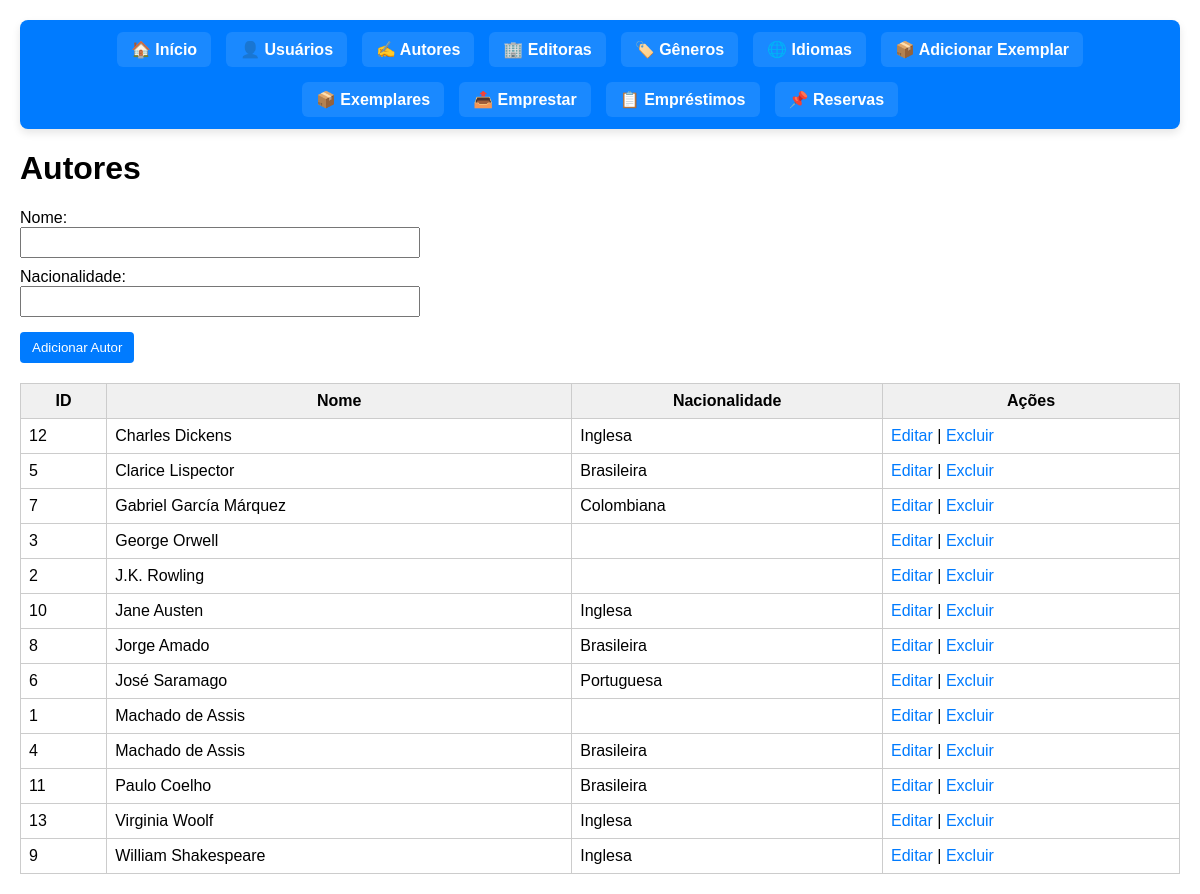
Screenshot of /autores.php with the database file from the repository.
### tables this page shows
CREATE TABLE `autores` (
  `id` int(11) NOT NULL,
  `nome` varchar(100) NOT NULL,
  `nacionalidade` varchar(100) NOT NULL
);

### autores.php (the view, shortened to what this page needs)
<?php
require 'config.php';
$autorEdit = null;
$result = $conn->query("SELECT * FROM autores ORDER BY nome ASC");
?>
<!DOCTYPE html>
<html lang="pt-BR">
<head>
</head>
<body>
    <?php include 'menu.php'; ?>
    <h1>Autores</h1>
    <form method="post" action="autores.php">
        <label>Nome:
            <input type="text" name="nome" required value="<?= htmlspecialchars($autorEdit['nome'] ?? '') ?>">
        </label>
        <label>Nacionalidade:
            <input type="text" name="nacionalidade" value="<?= htmlspecialchars($autorEdit['nacionalidade'] ?? '') ?>">
        </label>
        <button type="submit"><?= $autorEdit ? 'Atualizar' : 'Adicionar' ?> Autor</button>
    </form>
    <?php if ($result && $result->num_rows > 0): ?>
        <table>
            <thead>
                <tr>
                    <th>ID</th>
                    <th>Nome</th>
                    <th>Nacionalidade</th>
                    <th>Ações</th>
                </tr>
            </thead>
            <tbody>
            <?php while ($row = $result->fetch_assoc()): ?>
                <tr>
                    <td><?= $row['id'] ?></td>
                    <td><?= htmlspecialchars($row['nome']) ?></td>
                    <td><?= htmlspecialchars($row['nacionalidade']) ?></td>
                    <td>
                        <a href="autores.php?editar=<?= $row['id'] ?>">Editar</a> |
                        <a href="autores.php?excluir=<?= $row['id'] ?>" onclick="return confirm('Confirma exclusão do autor?')">Excluir</a>
                    </td>
                </tr>
            <?php endwhile; ?>
            </tbody>
        </table>
    <?php else: ?>
        <p>Nenhum autor cadastrado.</p>
    <?php endif; ?>
</body>
</html>

### menu.php (shortened to what this page needs)
<div class="menu">
    <a href="index.php">🏠 Início</a>
    <a href="usuarios.php">👤 Usuários</a>
    <a href="autores.php">✍️ Autores</a>
    <a href="editoras.php">🏢 Editoras</a>
    <a href="generos.php">🏷️ Gêneros</a>
    <a href="idiomas.php">🌐 Idiomas</a>
    <a href="adicionar_exemplar.php">📦 Adicionar Exemplar</a>
    <a href="listar_exemplares.php">📦 Exemplares</a>
    <a href="emprestar.php">📤 Emprestar</a>
    <a href="emprestimos.php">📋 Empréstimos</a>
    <a href="reservas.php">📌 Reservas</a>
</div>

### autores.php (style rules this page uses)
body { font-family: Arial, sans-serif; margin: 20px; }
table { border-collapse: collapse; width: 100%; margin-top: 20px; }
th, td { border: 1px solid #ccc; padding: 8px; }
th { background-color: #f0f0f0; }
form { max-width: 400px; margin-bottom: 20px; }
label { display: block; margin-top: 10px; }
input[type=text] { width: 100%; padding: 6px; box-sizing: border-box; }
button { margin-top: 15px; padding: 8px 12px; background-color: #007bff; color: white; border: none; border-radius: 4px; cursor: pointer; }
a { text-decoration: none; color: #007bff; }

### menu.php (style rules this page uses)
.menu { background-color: #007bff; padding: 12px 20px; display: flex; flex-wrap: wrap; gap: 15px; justify-content: center; border-radius: 8px; margin-bottom: 20px; box-shadow: 0 4px 8px rgba(0,0,0,0.1); }
.menu a { color: #fff; text-decoration: none; font-weight: bold; padding: 8px 14px; border-radius: 6px; transition: background 0.3s ease; background-color: rgba(255,255,255,0.1); }

### rows the page displays
autores: id "12", nome "Charles Dickens", nacionalidade "Inglesa"
autores: id "5", nome "Clarice Lispector", nacionalidade "Brasileira"
autores: id "7", nome "Gabriel García Márquez", nacionalidade "Colombiana"
autores: id "3", nome "George Orwell"
autores: id "2", nome "J.K. Rowling"
autores: id "10", nome "Jane Austen", nacionalidade "Inglesa"
autores: id "8", nome "Jorge Amado", nacionalidade "Brasileira"
autores: id "6", nome "José Saramago", nacionalidade "Portuguesa"
autores: id "1", nome "Machado de Assis"
autores: id "4", nome "Machado de Assis", nacionalidade "Brasileira"
autores: id "11", nome "Paulo Coelho", nacionalidade "Brasileira"
autores: id "13", nome "Virginia Woolf", nacionalidade "Inglesa"
autores: id "9", nome "William Shakespeare", nacionalidade "Inglesa"
